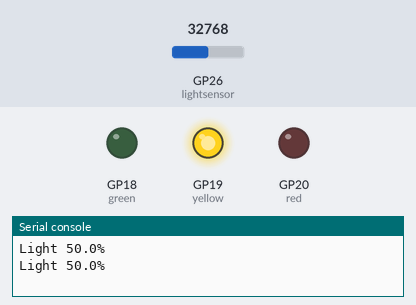
The program below on a simulated Raspberry Pi Pico running MicroPython. Parts: output pins drawn as LEDs (lit = HIGH), the last lines printed to the serial console. The test bench sets the inputs (shaded band); at power-on: GP26 (lightsensor) = 32768 (analog values on the 0–65535 scale).

Above: at 1.2 s.
1.3 s: GP26 (lightsensor) set to 43088
3.2 s: GP26 (lightsensor) set to 44320
At 4.4 s:
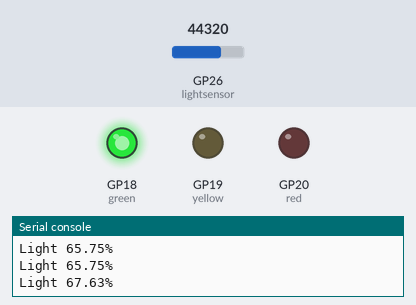
5.5 s: GP26 (lightsensor) set to 19660
At 7.1 s:
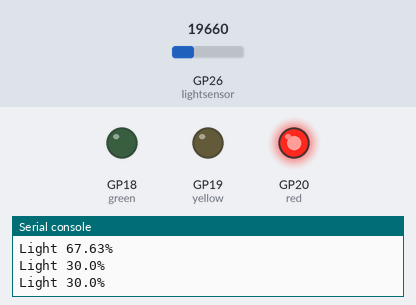
7.5 s: GP26 (lightsensor) set to 21184
9.2 s: GP26 (lightsensor) set to 22736
At 11.2 s:
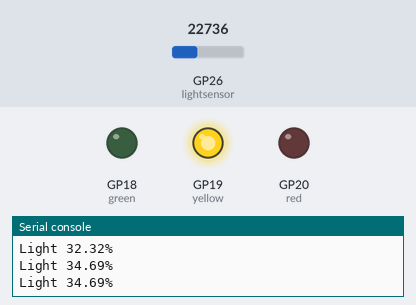
11.5 s: GP26 (lightsensor) set to 7864
At 13.0 s:
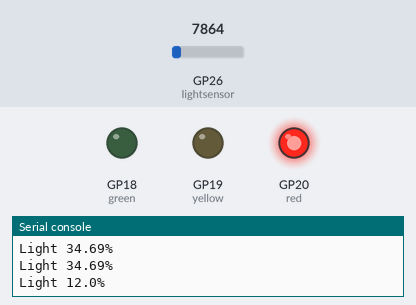
Timing chart, 0 to 14.5 s (numbered marks = the images above; inputs shaded):
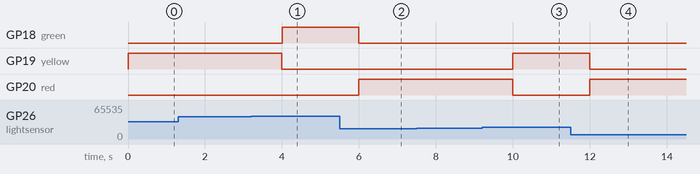

Measured:
- the behaviour switches between 43712 and 43728 on GP26 (lightsensor) (found by bisection; images 0 and 1)
- the behaviour switches between 21824 and 21840 on GP26 (lightsensor) (found by bisection; images 2 and 3)
- after the input at 3.2 s, GP18 (green): LOW → HIGH after 0.80 s; GP19 (yellow): HIGH → LOW after 0.80 s
- after the input at 5.5 s, GP18 (green): HIGH → LOW after 0.50 s; GP20 (red): LOW → HIGH after 0.50 s
- after the input at 9.2 s, GP19 (yellow): LOW → HIGH after 0.80 s; GP20 (red): HIGH → LOW after 0.80 s
- after the input at 11.5 s, GP19 (yellow): HIGH → LOW after 0.50 s; GP20 (red): LOW → HIGH after 0.50 s

The program:

main.py
```python
'''
Reading from light sensor
Display LEDs for light level
Buzzer at low levels
'''

# Imports
from machine import Pin, ADC, PWM
from time import sleep

# Set up sensor GPIO as ADC Pin
lightsensor = ADC(Pin(26))

# Set LED Pins
red = Pin(20, Pin.OUT)
yellow = Pin(19, Pin.OUT)
green = Pin(18, Pin.OUT)

# Set up the Buzzer pin as PWM
buzzer = PWM(Pin(13)) # Set the buzzer to PWM mode

# Set LEDs to off
red.value(0)
yellow.value(0)
green.value(0)

while True:

    light = lightsensor.read_u16() # read in sensor value

    light_perc = round(light/65535*100, 2)

    print(f"Light {light_perc}%")
#    print(str(light_perc) +"%")

    if light_perc <= 33.3:
        red.value(1)
#        buzzer.duty_u16(1000)
#        buzzer.freq(500)

    elif light_perc <= 66.7:
        yellow.value(1)
    else:
        green.value(1)

    sleep(1)

    # Set LEDs to off
    red.value(0)
    yellow.value(0)
    green.value(0)
#    buzzer.duty_u16(0)
```
